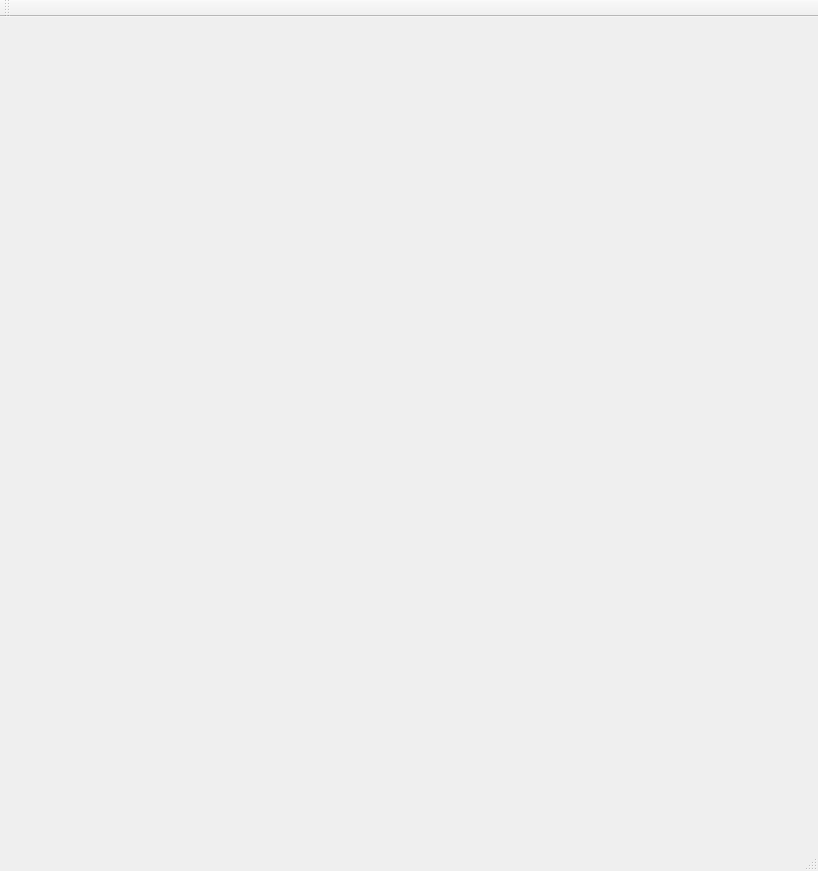
<?xml version="1.0" encoding="UTF-8"?>
<ui version="4.0">
 <class>MainWindow</class>
 <widget class="QMainWindow" name="MainWindow">
  <property name="geometry">
   <rect>
    <x>0</x>
    <y>0</y>
    <width>818</width>
    <height>871</height>
   </rect>
  </property>
  <property name="windowTitle">
   <string>MainWindow</string>
  </property>
  <widget class="QWidget" name="centralWidget">
   <layout class="QHBoxLayout" name="horizontalLayout">
    <item>
     <widget class="Canvas" name="widget" native="true">
      <property name="minimumSize">
       <size>
        <width>100</width>
        <height>100</height>
       </size>
      </property>
      <property name="maximumSize">
       <size>
        <width>800</width>
        <height>800</height>
       </size>
      </property>
     </widget>
    </item>
   </layout>
  </widget>
  <widget class="QMenuBar" name="menuBar">
   <property name="geometry">
    <rect>
     <x>0</x>
     <y>0</y>
     <width>818</width>
     <height>21</height>
    </rect>
   </property>
  </widget>
  <widget class="QToolBar" name="mainToolBar">
   <attribute name="toolBarArea">
    <enum>TopToolBarArea</enum>
   </attribute>
   <attribute name="toolBarBreak">
    <bool>false</bool>
   </attribute>
  </widget>
  <widget class="QStatusBar" name="statusBar"/>
 </widget>
 <layoutdefault spacing="6" margin="11"/>
 <customwidgets>
  <customwidget>
   <class>Canvas</class>
   <extends>QWidget</extends>
   <header>canvas.h</header>
   <container>1</container>
  </customwidget>
 </customwidgets>
 <resources/>
 <connections/>
</ui>
